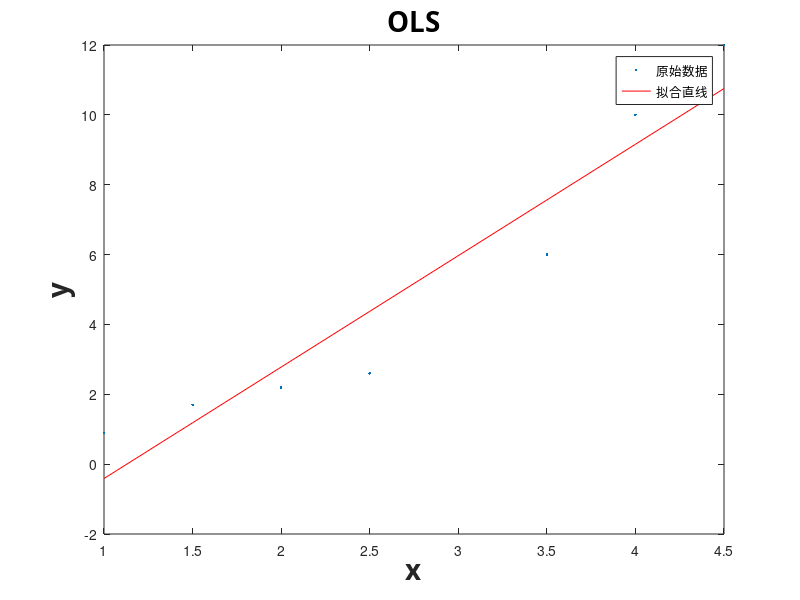

This chart was generated by the following MATLAB code:
%% 简介
%{
作者：曾婷曦
学号：202004061326 
日期：2023.3.8
解决的问题：OLS拟合。
本代码文件共分4步：
第一步生成样本数据；
第二步OLS拟合，即利用法方程的矩阵形式得到拟合函数的两个参数；
第三步计算误差SSE;
第四步绘制拟合函数图像与样本点；
%}
%% 初始化
clc,clear;
%数据样本
x=[1,1.5,2,2.5,3.5,4,4.5]; 
y=[0.9,1.7,2.2,2.6,6,10,12];      


%% OLS拟合

n = length(x);%变量个数
sumx = 0;
sumx2 = 0;
sumy = 0;
sumxy = 0;

for i = 1:n
    sumx = sumx + x(i);% 求Σ(xi)
    sumx2 = sumx2 + x(i)*x(i);% 求Σ(xi.^2)
    sumy = sumy + y(i);%求Σ(yi)
    sumxy = sumxy + x(i)*y(i);%求Σ(xi*yi)

end
%构造系数矩阵A及向量b
A=[n,sumx;sumx,sumx2];
b=[sumy;sumxy];

% 求解最小二乘问题Ax=b，得到系数C=[k,b]
C=A\b;
%% 计算SSE
% 拟合直线上的点
xfit =[1,1.5,2,2.5,3.5,4,4.5];
yfit = C(2)*xfit + C(1);
SSE=sum((yfit-y).^2);
%输出拟合公式
disp(['拟合直线：y=' num2str(C(2)) 'x+' num2str(C(1))])
disp(['残差平方和：' SSE])

%% 绘制散点图和拟合直线
figure
plot(x,y,'.')%拟合数据集绘制出散点图
hold on
plot(xfit,yfit,'r-')
xlabel('x')
ylabel('y')
legend('原始数据','拟合直线')
title('OLS');
set(get(gca, 'Xlabel'),'Fontname','宋体','FontWeight','bold','Fontsize',20);
set(get(gca, 'Ylabel'),'Fontname','宋体','FontWeight','bold','Fontsize',20);
set(get(gca, 'legend'),'Fontname','宋体','FontWeight','bold','Fontsize',15);
set(get(gca, 'title'),'Fontname','宋体','FontWeight','bold','Fontsize',20);
